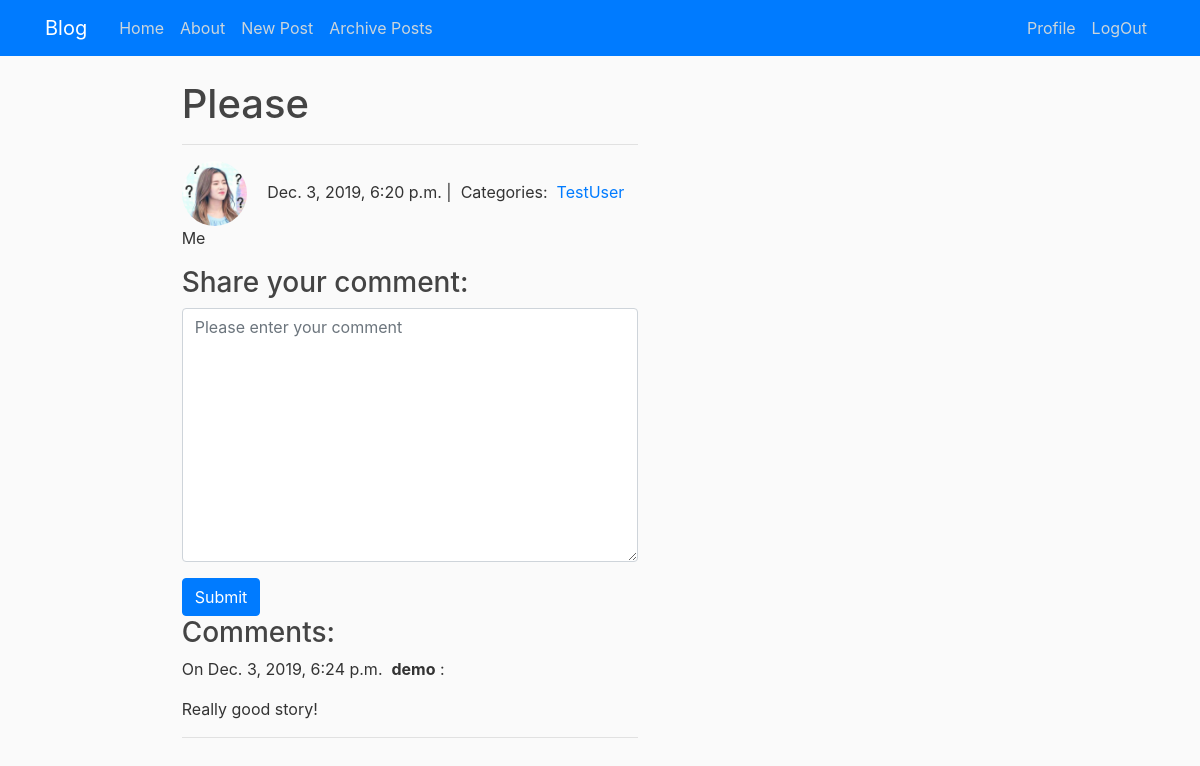
The page /blog/30/ (signed in) on the database its author committed.
### blog/models.py (models this page shows, shortened)
class Post(models.Model):
    title = models.CharField(max_length=100)
    content = models.TextField()
    date_posted = models.DateTimeField(default=timezone.now)
    author = models.ForeignKey(User,on_delete=models.CASCADE)
    categories = models.ManyToManyField('Category',related_name='posts')
    likes = models.IntegerField(default=0)
    dislikes = models.IntegerField(default=0)

class Comment(models.Model):
    author = models.ForeignKey(User,on_delete=models.CASCADE)
    content = models.TextField()
    date_posted = models.DateTimeField(default=timezone.now)
    post = models.ForeignKey('Post',on_delete=models.CASCADE)

### users/models.py (models this page shows, shortened)
class Profile(models.Model):
    user = models.OneToOneField(User,on_delete=models.CASCADE)
    image = models.ImageField(default='default.jpg',upload_to='profile_pics')

### blog/views.py (the view, shortened to what this page needs)
# urls.py: path('blog/<int:pk>/',views.blog_detail,name="blog-detail"),
@login_required
def blog_detail(request,pk):
    post = Post.objects.get(pk=pk)
    form = CommentForm()
    comments = Comment.objects.filter(post=post)
    context = {
        "post":post,
        "comments":comments,
        "form":form,
    }
    return render(request,"blog/blog_detail.html",context)

### blog/forms.py
class CommentForm(forms.ModelForm):
    content = forms.CharField(widget=forms.Textarea(
        attrs = {
            "class":"form-control",
            "placeholder":"Please enter your comment"
        }
    ))
    class Meta:
        model = Comment
        fields = ['content']

### blog/templates/blog/blog_detail.html (shortened to what this page needs)
{% extends "blog/base.html" %}
{% block content %}
<div class="col-md-8 offset-md-2">
    <h1>{{ post.title }}</h1>
    <hr>
        <img class="rounded-circle article-img" src = "{{ post.author.profile.image.url }}" alt="">
        {{post.date_posted}} |&nbsp;
        Categories:&nbsp;
    <a class="mr-2" href="#">{{ post.author }}</a>
    <p class="article-content">{{ post.content }}</p>
    <h3>Share your comment:</h3>
    <form action="/blog/{{ post.pk }}/" method="post">
        <div class="form-group">
            {{ form.content }}
        </div>
        <button type="submit" class="btn btn-primary">Submit</button>
    </form>
    <h3>Comments:</h3>
    {% for comment in comments %}
    <p>
        On {{comment.date_posted }}&nbsp;
        <b>{{ comment.author }}</b> :
    </p>
    <p>{{ comment.content }}</p>
    <hr>
    {% endfor %}
    </div>
{% endblock content %}

### blog/static/blog/main.css (style rules this page uses)
body { background: #fafafa; color: #333333; margin-top: 5rem; }
h1, h2, h3, h4, h5, h6 { color: #444444; }
.article-content { white-space: pre-line; }
.article-img { height: 65px; width: 65px; margin-right: 16px; }

### rows shown on the page
Post: title "Please", author.profile.image (picture), date_posted "Dec. 3, 2019, 6:20 p.m.", author "TestUser", content "Me"
Comment: date_posted "Dec. 3, 2019, 6:24 p.m.", author "demo", content "Really good story!"
